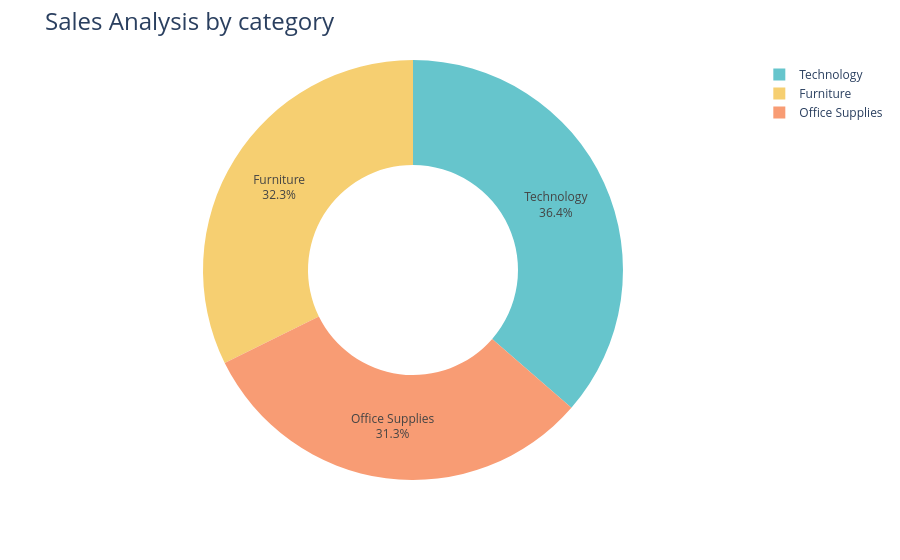

Here is the notebook cell this chart was saved with:
### Code cell
fig = px.pie(sales_by_category,
            values = 'Sales',
            names = 'Category',
            hole = 0.5,
            color_discrete_sequence = px.colors.qualitative.Pastel)

fig.update_traces(textposition = 'inside', textinfo = 'percent+label')
fig.update_layout(title_text = "Sales Analysis by category", title_font = dict(size =24))
fig.show()

### Figure 1 — Plotly figure (JSON) as saved in the notebook; plotly's stock layout.template omitted (floating-point values rounded to 4 significant figures)
{"data": [{"domain": {"x": [0, 1], "y": [0, 1]}, "hole": 0.5, "hovertemplate": "Category=%{label}<br>Sales=%{value}<extra></extra>", "labels": ["Furniture", "Office Supplies", "Technology"], "legendgroup": "", "name": "", "showlegend": true, "textinfo": "percent+label", "textposition": "inside", "type": "pie", "values": [742000.0, 719000.0, 836200.0]}], "layout": {"legend": {"tracegroupgap": 0}, "margin": {"t": 60}, "piecolorway": ["rgb(102, 197, 204)", "rgb(246, 207, 113)", "rgb(248, 156, 116)", "rgb(220, 176, 242)", "rgb(135, 197, 95)", "rgb(158, 185, 243)", "rgb(254, 136, 177)", "rgb(201, 219, 116)", "rgb(139, 224, 164)", "rgb(180, 151, 231)", "rgb(179, 179, 179)"], "title": {"font": {"size": 24}, "text": "Sales Analysis by category"}}}
